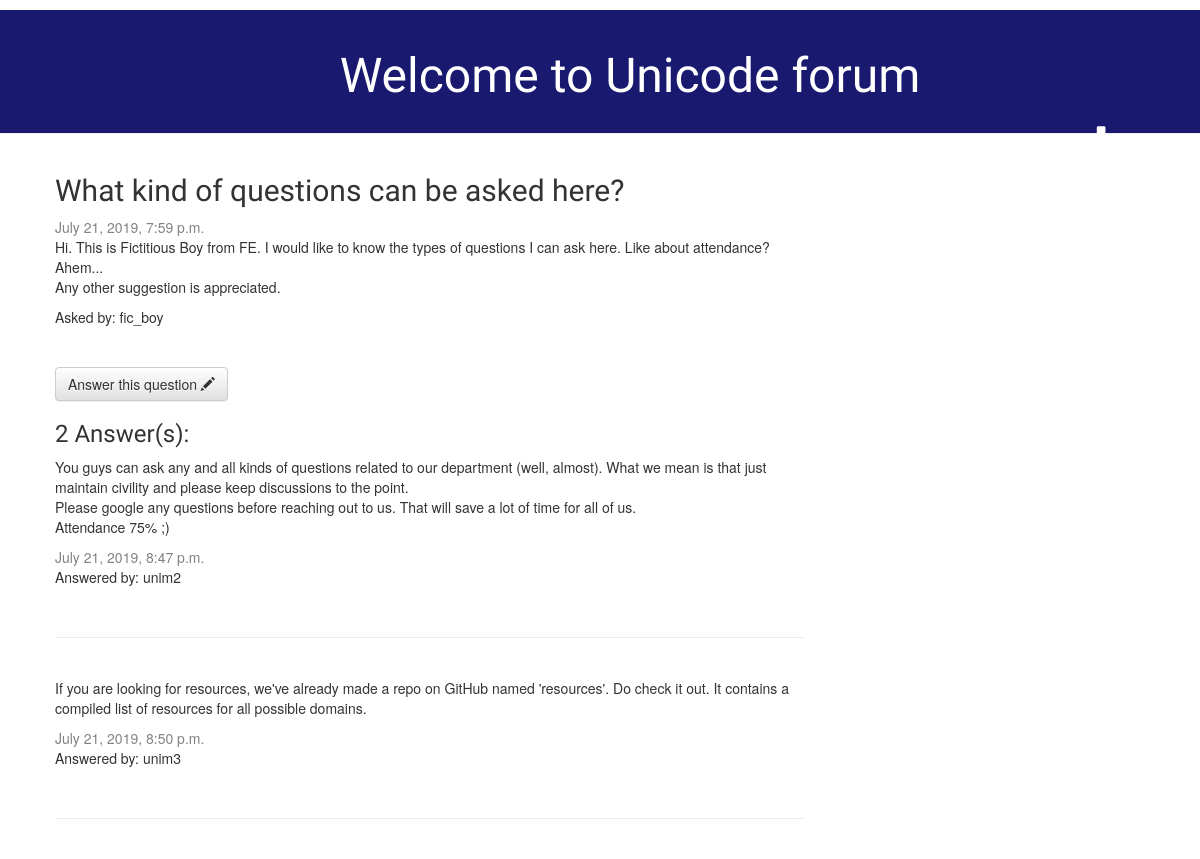
Screenshot of /question/2/ with the database file from the repository.
### forum/models.py (models this page shows, shortened)
class Question(models.Model):
	title = models.CharField(max_length=100)
	text = models.TextField()
	published_date = models.DateTimeField(default=timezone.now)
	author = models.ForeignKey(User, on_delete=models.CASCADE)

class User(models.Model):
	first_name = models.CharField(max_length = 30)
	last_name = models.CharField(max_length = 30)
	username = models.CharField(max_length = 10, unique=True, validators=[alphanumeric])
	YEAR_CHOICES = [('FE', '1st year'), ('SE', '2nd year'), ('TE', '3rd year'), ('BE', '4th year')]
	year = models.CharField(max_length = 2, choices = YEAR_CHOICES)
	def __str__(self):
		return self.username

class Answer(models.Model):
	answer_to = models.ForeignKey(Question, on_delete=models.CASCADE, default = None)
	text = models.TextField()
	published_date = models.DateTimeField(default=timezone.now)
	author = models.ForeignKey(TeamMember, on_delete=models.CASCADE)

class TeamMember(models.Model):
	first_name = models.CharField(max_length = 30)
	last_name = models.CharField(max_length = 30)
	username = models.CharField(max_length = 10, unique=True, validators=[alphanumeric])
	department = models.CharField(max_length = 20)
	def __str__(self):
		return self.username

### forum/views.py (the view)
# urls.py: path('question/<int:pk>/', views.question_detail, name = 'question_detail'),
def question_detail(request, pk):
		question = get_object_or_404(Question, pk = pk)
		answers = Answer.objects.filter (answer_to = question)
		answer_count = len(answers)
		return render(request, 'forum/question_detail.html', { 'question' : question, 'answers' : answers, 'answer_count' : answer_count})

### forum/templates/forum/question_detail.html
{% extends 'forum/base.html' %}
{% block content %}
    <div class="question">
        <h2>{{ question.title }}</h2>
		{% if question.published_date %}
            <div class="date">
                {{ question.published_date }}
            </div>
        {% endif %}
        <p>{{ question.text | linebreaksbr }}</p>
		<p>Asked by: {{question.author}}</p>
    </div>
	<br>
	<a class="btn btn-default" href = "{% url 'answer_new' pk=question.pk %}">Answer this question <span class="glyphicon glyphicon-pencil"></span></a>
	<h3>{{answer_count}} Answer(s):</h3>
	<div class = "answers">
		{% for answer in answers %}
			<p>{{ answer.text|linebreaksbr }}</p>
			{% if answer.published_date %}
				<div class="date">
					{{ answer.published_date }}
				</div>
			{% endif %}
			<p>Answered by: {{answer.author}}</p>
			<br>
			<hr>
			<br>
		{% endfor %}
	</div>
{% endblock %}

### forum/static/css/forum.css (style rules this page uses)
h1, h2, h3, h4 { font-family: 'Lobster', cursive; }
.date { color: #828282; }

### rows the page displays
Question: title "What kind of questions can be asked here?", published_date "July 21, 2019, 7:59 p.m.", text "Hi. This is Fictitious Boy from FE. I would like to know the types of questions I can ask here. Like about attendance? Ahem... Any other suggestion is appreciated.", author "fic_boy"
Answer: text "You guys can ask any and all kinds of questions related to our department (well, almost). What we mean is that just maintain civility and please keep discussions to the point. Please google any questions before reaching out to us. That will save a lot of time for all of us. Attendance 75% ;)", published_date "July 21, 2019, 8:47 p.m.", author "unim2"
Answer: text "If you are looking for resources, we've already made a repo on GitHub named 'resources'. Do check it out. It contains a compiled list of resources for all possible domains.", published_date "July 21, 2019, 8:50 p.m.", author "unim3"

### other values shown
{{ answer_count }} "2"
